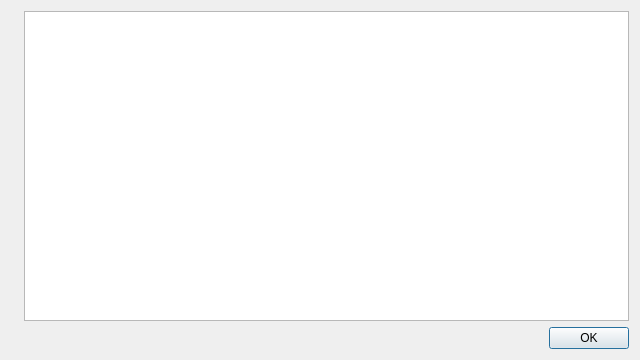
<?xml version="1.0" encoding="UTF-8"?>
<ui version="4.0">
 <class>widget</class>
 <widget class="QWidget">
  <property name="geometry">
   <rect>
    <x>0</x>
    <y>0</y>
    <width>640</width>
    <height>360</height>
   </rect>
  </property>
  <property name="minimumSize">
   <size>
    <width>640</width>
    <height>360</height>
   </size>
  </property>
  <property name="windowTitle">
   <string>Dialog</string>
  </property>
  <layout class="QGridLayout">
   <item row="0" column="0">
    <widget class="QLabel" name="icon">
     <property name="alignment">
      <set>Qt::AlignHCenter|Qt::AlignTop</set>
     </property>
    </widget>
   </item>
   <item row="0" column="1">
    <widget class="QTextBrowser" name="error">
     <property name="openExternalLinks">
      <bool>true</bool>
     </property>
    </widget>
   </item>
   <item row="2" column="0" rowspan="1" colspan="2">
    <widget class="QDialogButtonBox" name="button">
     <property name="orientation">
      <enum>Qt::Horizontal</enum>
     </property>
     <property name="standardButtons">
      <set>QDialogButtonBox::Ok</set>
     </property>
    </widget>
   </item>
  </layout>
 </widget>
 <resources/>
 <connections/>
</ui>
